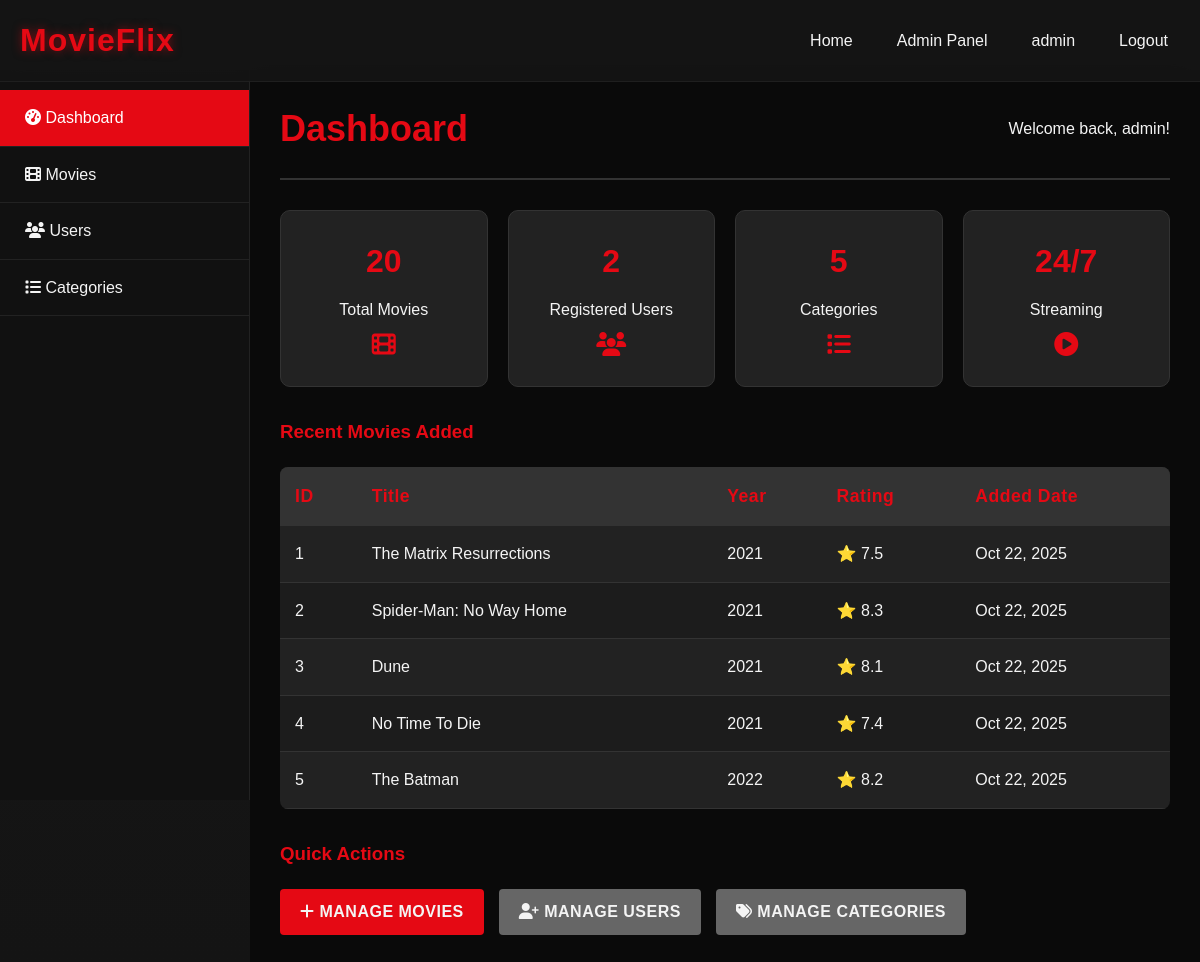
/admin.php (signed in), run on the app's committed database.
### tables this page shows
CREATE TABLE IF NOT EXISTS `movies` (
  `id` int(11) NOT NULL AUTO_INCREMENT,
  `title` varchar(255) NOT NULL,
  `description` text DEFAULT NULL,
  `year` int(11) DEFAULT NULL,
  `category_id` int(11) DEFAULT NULL,
  `rating` decimal(3,1) DEFAULT NULL,
  `poster_url` varchar(500) DEFAULT NULL,
  `created_at` timestamp NOT NULL DEFAULT current_timestamp(),
  PRIMARY KEY (`id`),
  KEY `category_id` (`category_id`)
);

### admin/dashboard.php (the view, shortened to what this page needs)
<?php
include __DIR__ . '/../config/database.php';
$movies_count = $conn->query("SELECT COUNT(*) as count FROM movies")->fetch_assoc()['count'];
$users_count = $conn->query("SELECT COUNT(*) as count FROM users")->fetch_assoc()['count'];
$categories_count = $conn->query("SELECT COUNT(*) as count FROM categories")->fetch_assoc()['count'];
$recent_movies = $conn->query("SELECT * FROM movies ORDER BY created_at DESC LIMIT 5")->fetch_all(MYSQLI_ASSOC);
?>
<div class="admin-header">
    <h2>Dashboard</h2>
    <p>Welcome back, <?php echo $_SESSION['username']; ?>!</p>
</div>
<div class="stats-grid">
    <div class="stat-card">
        <h3><?php echo $movies_count; ?></h3>
        <p>Total Movies</p>
        <i class="fas fa-film" style="font-size: 24px; color: var(--primary); margin-top: 10px;"></i>
    </div>
    <div class="stat-card">
        <h3><?php echo $users_count; ?></h3>
        <p>Registered Users</p>
        <i class="fas fa-users" style="font-size: 24px; color: var(--primary); margin-top: 10px;"></i>
    </div>
    <div class="stat-card">
        <h3><?php echo $categories_count; ?></h3>
        <p>Categories</p>
        <i class="fas fa-list" style="font-size: 24px; color: var(--primary); margin-top: 10px;"></i>
    </div>
    <div class="stat-card">
        <h3>24/7</h3>
        <p>Streaming</p>
        <i class="fas fa-play-circle" style="font-size: 24px; color: var(--primary); margin-top: 10px;"></i>
    </div>
</div>
<div class="recent-section">
    <h3 style="margin-bottom: 20px; color: var(--primary);">Recent Movies Added</h3>
    <table class="admin-table">
        <thead>
            <tr>
                <th>ID</th>
                <th>Title</th>
                <th>Year</th>
                <th>Rating</th>
                <th>Added Date</th>
            </tr>
        </thead>
        <tbody>
            <?php if (!empty($recent_movies)): ?>
                <?php foreach($recent_movies as $movie): ?>
                    <tr>
                        <td><?php echo $movie['id']; ?></td>
                        <td><?php echo htmlspecialchars($movie['title']); ?></td>
                        <td><?php echo $movie['year']; ?></td>
                        <td>⭐ <?php echo $movie['rating']; ?></td>
                        <td><?php echo date('M j, Y', strtotime($movie['created_at'])); ?></td>
                    </tr>
                <?php endforeach; ?>
            <?php else: ?>
                <tr>
                    <td colspan="5" style="text-align: center;">No movies found</td>
                </tr>
            <?php endif; ?>
        </tbody>
    </table>
</div>
<div class="quick-actions" style="margin-top: 30px;">
    <h3 style="margin-bottom: 20px; color: var(--primary);">Quick Actions</h3>
    <div style="display: flex; gap: 15px;">
        <a href="admin.php?page=movies" class="btn">
            <i class="fas fa-plus"></i> Manage Movies
        </a>
        <a href="admin.php?page=users" class="btn" style="background: #666;">
            <i class="fas fa-user-plus"></i> Manage Users
        </a>
        <a href="admin.php?page=categories" class="btn" style="background: #666;">
            <i class="fas fa-tags"></i> Manage Categories
        </a>
    </div>
</div>

### css/style.css (style rules this page uses)
:root { --primary: #e50914; --dark: #141414; --light: #f4f4f4; --gray: #999; }
* { margin: 0; padding: 0; box-sizing: border-box; font-family: 'Arial', sans-serif; }
body { background: linear-gradient(180deg, #181818 0%, var(--dark) 100%); color: var(--light); line-height: 1.6; }
a { text-decoration: none; color: var(--light); }
.btn { display: inline-block; background: var(--primary); color: var(--light); padding: 10px 20px; border: none; cursor: pointer; border-radius: 4px; font-size: 16px; transition: all 0.3s ease; font-weight: bold; text-transform: uppercase; letter-spacing: 0.5px; }
.admin-header { display: flex; justify-content: space-between; align-items: center; margin-bottom: 30px; padding-bottom: 20px; border-bottom: 2px solid #333; }
.admin-header h2 { color: var(--primary); font-size: 1.75rem; font-size: 2.25rem; }
.stats-grid { display: grid; grid-template-columns: repeat(auto-fit, minmax(200px, 1fr)); gap: 20px; margin-bottom: 30px; }
.stat-card { background: #222; padding: 25px; border-radius: 10px; text-align: center; transition: all 0.3s ease; border: 1px solid #333; }
.stat-card h3 { font-size: 2rem; margin-bottom: 10px; color: var(--primary); }
.admin-table { width: 100%; border-collapse: collapse; margin-bottom: 30px; background: #222; border-radius: 8px; overflow: hidden; }
.admin-table th, .admin-table td { padding: 15px; text-align: left; border-bottom: 1px solid #333; }
.admin-table th { background: #333; color: var(--primary); font-weight: bold; font-size: 1.1rem; letter-spacing: 0.5px; }
.admin-table tr:nth-child(even) { background: #1c1c1c; }

### data on the page
movies: id "1", title "The Matrix Resurrections", year "2021", rating "7.5", created_at "Oct 22, 2025"
movies: id "2", title "Spider-Man: No Way Home", year "2021", rating "8.3", created_at "Oct 22, 2025"
movies: id "3", title "Dune", year "2021", rating "8.1", created_at "Oct 22, 2025"
movies: id "4", title "No Time To Die", year "2021", rating "7.4", created_at "Oct 22, 2025"
movies: id "5", title "The Batman", year "2022", rating "8.2", created_at "Oct 22, 2025"

### other printed values
$_SESSION['username'] "admin"
$movies_count "20"
$users_count "2"
$categories_count "5"
